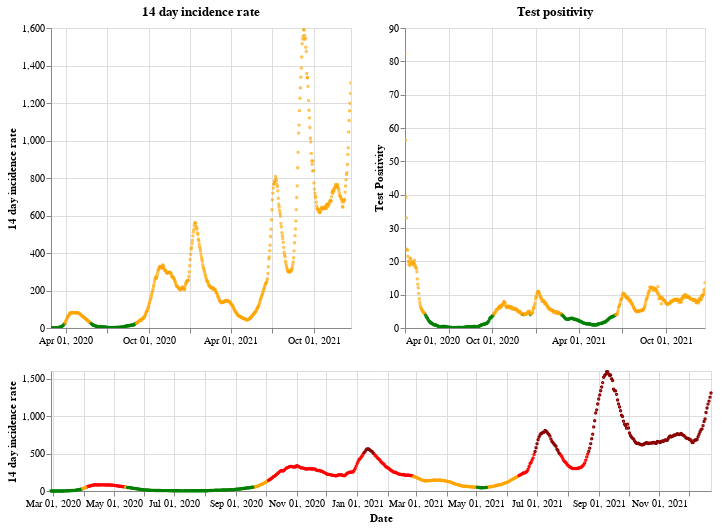

Notebook code for this chart:
### Markdown cell above
## Scotland

### Code cell
plot_traffic_light('Scotland')

### Figure 1 — Vega-Lite specification as saved in the notebook (floating-point values rounded to 4 significant figures; data arrays with more than 128 entries replaced by an {"elided": "..."} marker saying what was removed)
{"config": {"view": {"continuousWidth": 400, "continuousHeight": 300}}, "vconcat": [{"hconcat": [{"mark": {"type": "point", "size": 2}, "encoding": {"color": {"condition": {"value": "green", "test": "(datum.twoWeeklyCasesRate <= 25)"}, "value": "orange"}, "tooltip": [{"type": "nominal", "field": "areaName"}, {"type": "temporal", "field": "date"}, {"type": "quantitative", "field": "twoWeeklyCasesRate"}, {"type": "quantitative", "field": "testPositivity"}], "x": {"type": "temporal", "axis": {"title": ""}, "field": "date", "scale": {"domain": {"selection": "DateBrush"}}, "timeUnit": "yearmonthdate"}, "y": {"type": "quantitative", "axis": {"title": "14 day incidence rate"}, "field": "twoWeeklyCasesRate"}}, "title": "14 day incidence rate", "width": 300}, {"mark": {"type": "point", "size": 2}, "encoding": {"color": {"condition": {"value": "green", "test": "(datum.testPositivity <= 4)"}, "value": "orange"}, "tooltip": [{"type": "nominal", "field": "areaName"}, {"type": "temporal", "field": "date"}, {"type": "quantitative", "field": "twoWeeklyCasesRate"}, {"type": "quantitative", "field": "testPositivity"}], "x": {"type": "temporal", "axis": {"title": ""}, "field": "date", "scale": {"domain": {"selection": "DateBrush"}}, "timeUnit": "yearmonthdate"}, "y": {"type": "quantitative", "axis": {"title": "Test Positivity"}, "field": "testPositivity"}}, "title": "Test positivity", "width": 300}]}, {"layer": [{"mark": {"type": "point", "size": 2}, "encoding": {"color": {"condition": {"value": "orange", "test": "(((datum.testPositivity < 4) && (datum.twoWeeklyCasesRate >= 50)) && (datum.twoWeeklyCasesRate < 200))"}, "value": "red"}, "opacity": {"condition": {"value": 1, "test": "((datum.twoWeeklyCasesRate >= 50) && (datum.twoWeeklyCasesRate < 500))"}, "value": 0}, "tooltip": [{"type": "nominal", "field": "areaName"}, {"type": "temporal", "field": "date"}, {"type": "quantitative", "field": "twoWeeklyCasesRate"}, {"type": "quantitative", "field": "testPositivity"}], "x": {"type": "temporal", "axis": {"title": "Date"}, "field": "date", "timeUnit": "yearmonthdate"}, "y": {"type": "quantitative", "axis": {"title": "14 day incidence rate"}, "field": "twoWeeklyCasesRate"}}, "selection": {"DateBrush": {"type": "interval", "encodings": ["x"], "fields": ["Time"]}}}, {"mark": {"type": "point", "size": 2}, "encoding": {"color": {"value": "darkred"}, "opacity": {"condition": {"value": 1, "test": "(datum.twoWeeklyCasesRate >= 500)"}, "value": 0}, "tooltip": [{"type": "nominal", "field": "areaName"}, {"type": "temporal", "field": "date"}, {"type": "quantitative", "field": "twoWeeklyCasesRate"}, {"type": "quantitative", "field": "testPositivity"}], "x": {"type": "temporal", "axis": {"title": "Date"}, "field": "date", "timeUnit": "yearmonthdate"}, "y": {"type": "quantitative", "axis": {"title": "14 day incidence rate"}, "field": "twoWeeklyCasesRate"}}}, {"mark": {"type": "point", "size": 2}, "encoding": {"color": {"condition": {"value": "green", "test": "((datum.testPositivity < 4) && (datum.twoWeeklyCasesRate < 50))"}, "value": "orange"}, "opacity": {"condition": {"value": 1, "test": "(datum.twoWeeklyCasesRate < 50)"}, "value": 0}, "tooltip": [{"type": "nominal", "field": "areaName"}, {"type": "temporal", "field": "date"}, {"type": "quantitative", "field": "twoWeeklyCasesRate"}, {"type": "quantitative", "field": "testPositivity"}], "x": {"type": "temporal", "axis": {"title": "Date"}, "field": "date", "timeUnit": "yearmonthdate"}, "y": {"type": "quantitative", "axis": {"title": "14 day incidence rate"}, "field": "twoWeeklyCasesRate"}}}], "height": 120, "width": 660}], "data": {"name": "data-76f79885f6f34508e10ebe9b042100ff"}, "$schema": "https://vega.github.io/schema/vega-lite/v4.8.1.json", "datasets": {"data-76f79885f6f34508e10ebe9b042100ff": {"elided": "665 records"}}}
